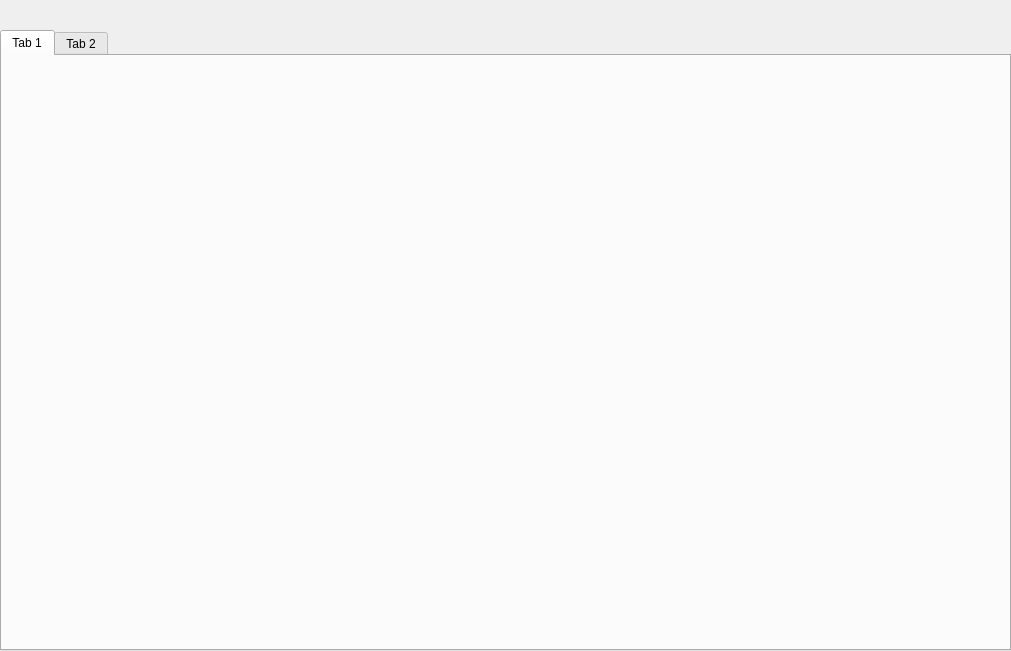
<?xml version="1.0" encoding="UTF-8"?>
<ui version="4.0">
 <class>Frame</class>
 <widget class="QFrame" name="Frame">
  <property name="geometry">
   <rect>
    <x>0</x>
    <y>0</y>
    <width>1011</width>
    <height>651</height>
   </rect>
  </property>
  <property name="windowTitle">
   <string>Frame</string>
  </property>
  <widget class="QTabWidget" name="tabWidget">
   <property name="geometry">
    <rect>
     <x>0</x>
     <y>30</y>
     <width>1011</width>
     <height>621</height>
    </rect>
   </property>
   <property name="currentIndex">
    <number>0</number>
   </property>
   <widget class="QWidget" name="tab">
    <attribute name="title">
     <string>Tab 1</string>
    </attribute>
    <widget class="QWidget" name="gridLayoutWidget">
     <property name="geometry">
      <rect>
       <x>0</x>
       <y>0</y>
       <width>1001</width>
       <height>591</height>
      </rect>
     </property>
     <layout class="QGridLayout" name="gridLayout"/>
    </widget>
   </widget>
   <widget class="QWidget" name="tab_2">
    <attribute name="title">
     <string>Tab 2</string>
    </attribute>
    <widget class="QWidget" name="gridLayoutWidget_2">
     <property name="geometry">
      <rect>
       <x>0</x>
       <y>0</y>
       <width>1001</width>
       <height>591</height>
      </rect>
     </property>
     <layout class="QGridLayout" name="gridLayout_2"/>
    </widget>
   </widget>
  </widget>
 </widget>
 <resources/>
 <connections/>
</ui>
